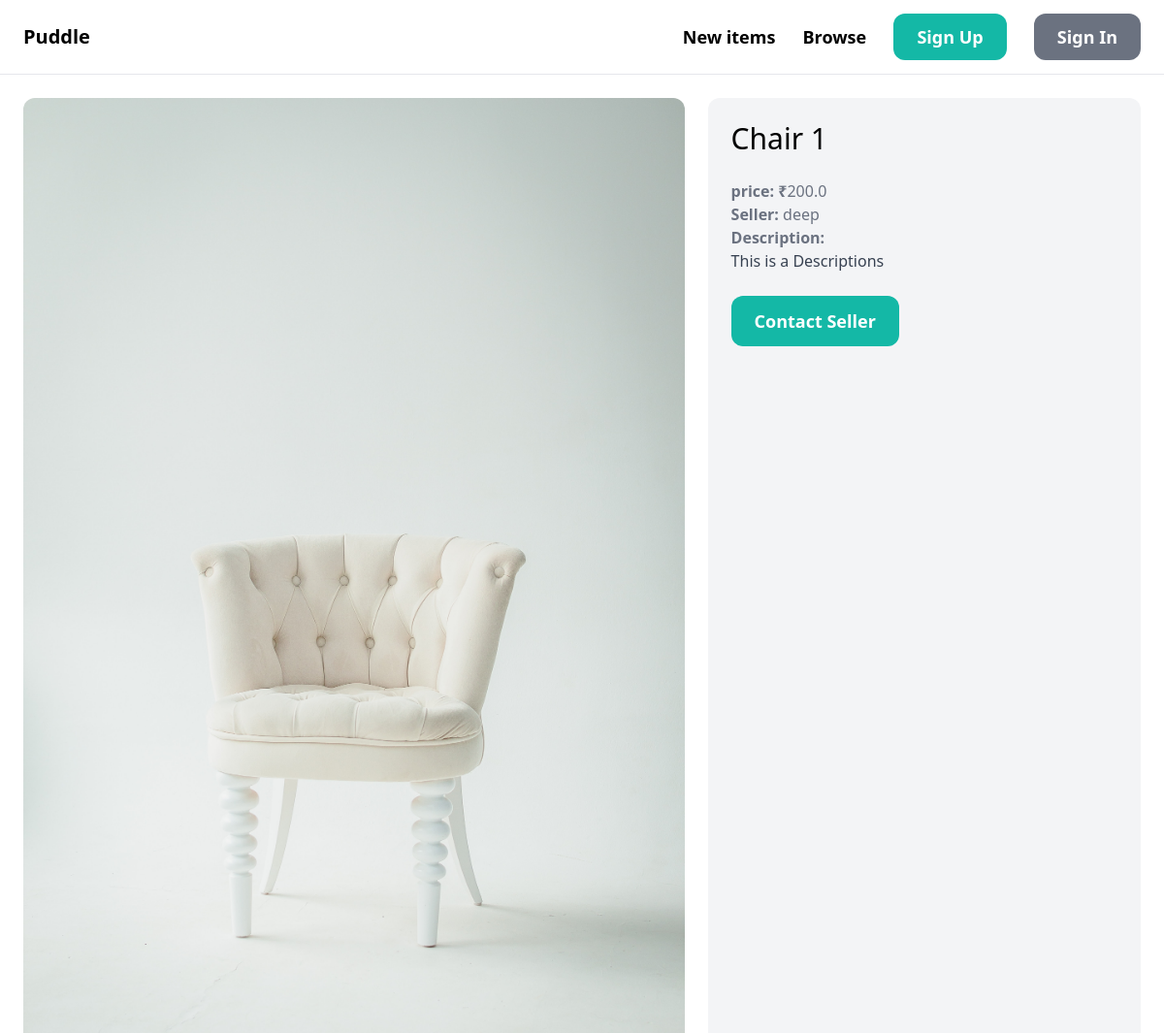
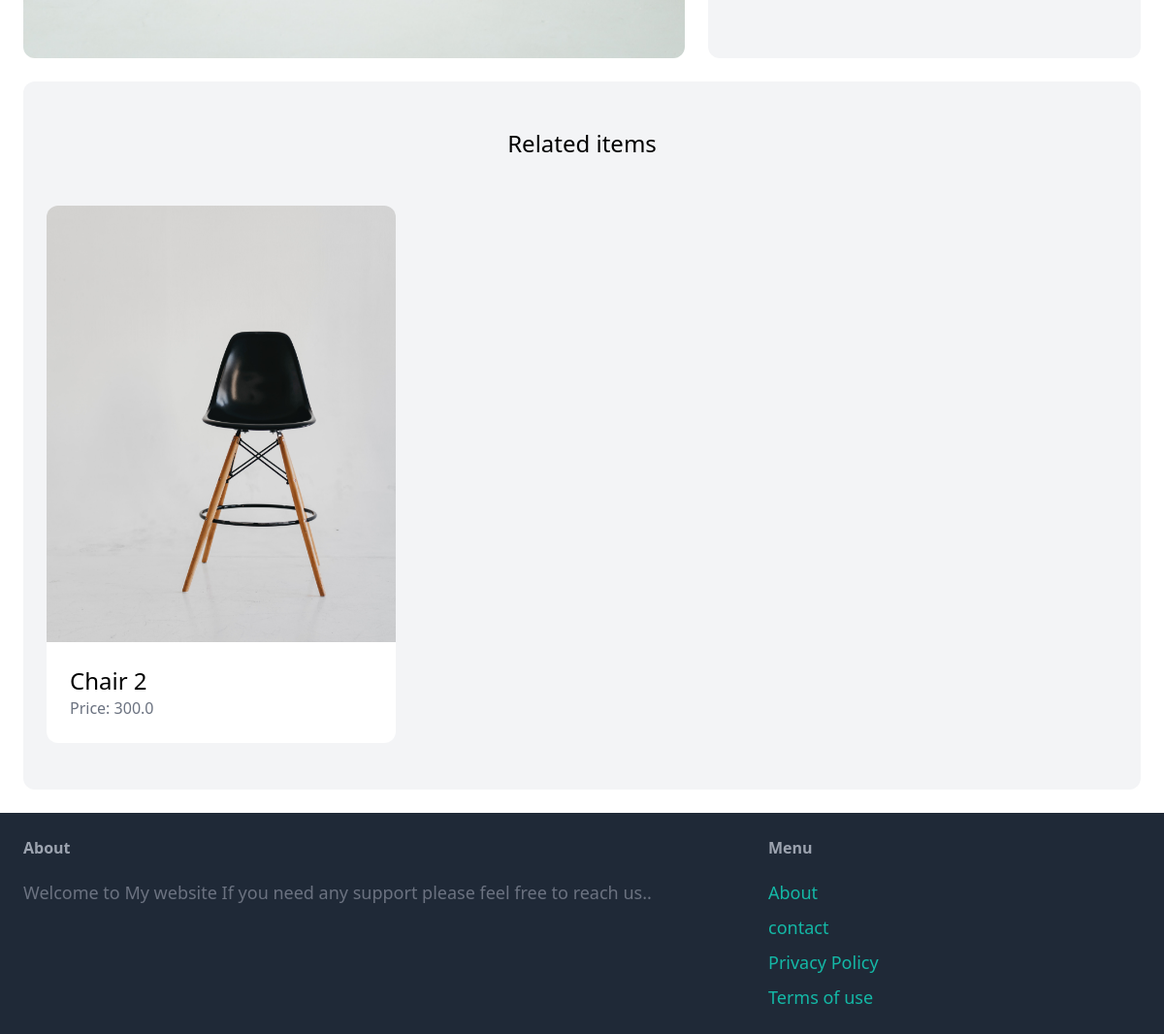
Page /items/4/ on the committed database (2 pictures, top to bottom).
### items/models.py (models this page shows, shortened)
class Item(models.Model):
    category = models.ForeignKey(Category, related_name='items',on_delete=models.CASCADE)
    name = models.CharField(max_length=255)
    description = models.TextField(blank=True,null=True)
    price = models.FloatField()
    image = models.ImageField(upload_to='item_images',blank=True,null=True)
    is_sold = models.BooleanField(default=False)
    created_by = models.ForeignKey(User, related_name='items', on_delete=models.CASCADE)
    created_at = models.DateField(auto_now_add=True)

### items/views.py (the view)
# urls.py: path('<int:pk>/', views.detail, name='detail'),
def detail(request,pk):
    item = get_object_or_404(Item, pk=pk)
    related_items = Item.objects.filter(category=item.category,is_sold=False, ).exclude(pk=pk)[0:3]
    return render(request, 'detail.html',{'item':item,'related_items': related_items})

### items/templates/detail.html (shortened to what this page needs)
{% extends 'base.html' %}
{% block content %}
 <div class="grid grid-cols-5 gap-6">
    <div class="col-span-3">
        <img src="{{ item.image.url }}" class="rounded-xl">
    </div>
     <div class="col-span-2 p-6 bg-gray-100 rounded-xl">
         <h1 class="mb-6 text-3xl">{{ item.name }}</h1>
         <p class="text-gray-500"><strong>price: ₹</strong>{{item.price}}</p>
         <p class="text-gray-500"><strong>Seller: </strong>{{item.created_by}}</p>
       {% if item.description %}
          <p class="text-gray-700">
              <strong class="text-gray-500">Description: </strong>
              <br>
              {{ item.description }}
          </p>
       {% endif %}
         <a href="#" class="inline-block mt-6 px-6 py-3 text-lg font-semibold bg-teal-500 text-white rounded-xl hover:bg-teal-700">Contact Seller</a>
     </div>
</div>
  <div class="mt-6 px-6 py-12 bg-gray-100 rounded-xl">
      <h2 class="mb-12 text-2xl text-center">Related items</h2>
      <div class="grid grid-cols-3 gap-3">
      {% for item in related_items %}
      <div>
         <a href="{% url 'items:detail' item.id %}">
            <div>
                 <img src="{{ item.image.url }}" class="rounded-t-xl">
            </div>
            <div class="p-6 bg-white rounded-b-xl">
               <h2 class="text-2xl">{{ item.name }}</h2>
               <p class="text-gray-500">Price: {{ item.price }}</p>
            </div>
         </a>
      </div>
      {% endfor %}
       </div>
   </div>
{% endblock %}

### rows in the picture
Item: image (picture), name "Chair 1", price "200.0", created_by "deep", description "This is a Descriptions"
Item: image (picture), name "Chair 2", price "300.0"
